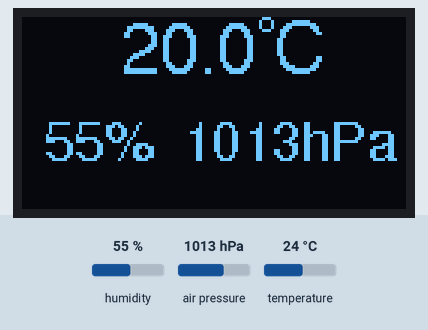
A sketch run on a simulated Arduino Uno, built with avr-gcc and run on an emulated ATmega328P. Shown: 128×64 one-colour display. The test bench sets the inputs (shaded band); at power-on: humidity 55 %, air pressure 1013 hPa, temperature 24 °C. What the sketch prints to the serial monitor is not drawn.

Above: at 2.3 s.
2.4 s: humidity set to 22 %
At 4.1 s:
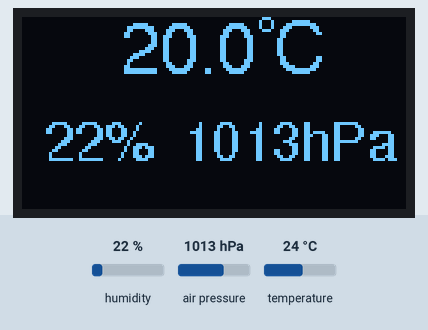
4.7 s: air pressure set to 952 hPa
At 6.5 s:
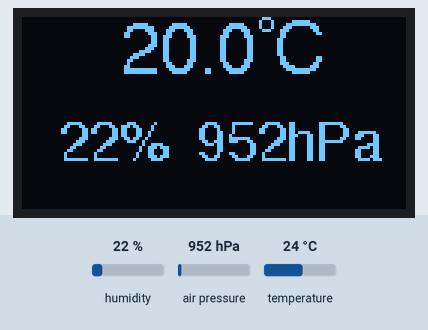
6.8 s: temperature set to 12 °C
At 7.9 s:
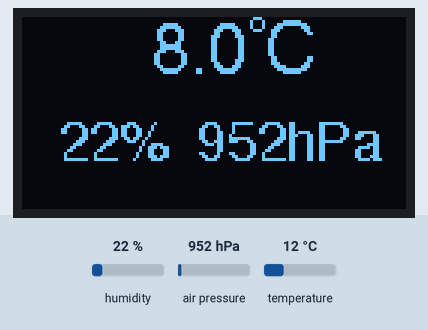
8.9 s: humidity set to 40 %
At 10.4 s:
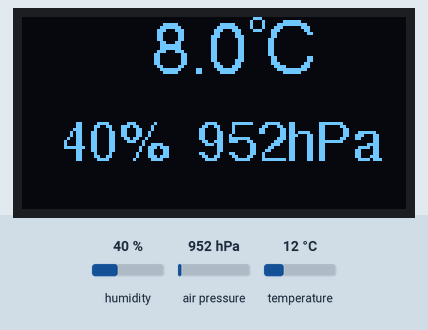
11.0 s: air pressure set to 975 hPa
At 12.8 s:
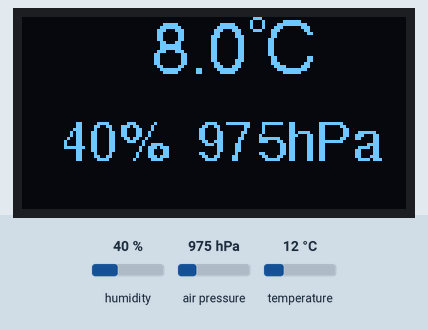
Timing chart, 0 to 14.1 s (numbered marks = the images above; inputs shaded):
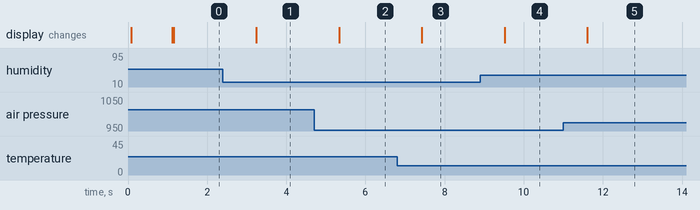

The sketch:

mini_weather_station.ino
```cpp
#include <SPI.h>
#include <Wire.h>
#include <Adafruit_Sensor.h>
#include <Adafruit_BME280.h>
#include <Adafruit_GFX.h>
#include <Adafruit_SH110X.h>
#include <Fonts/FreeSans9pt7b.h>
#include <Fonts/FreeSans12pt7b.h>

#define SEALEVELPRESSURE_HPA (1013.25)

#define displayWidth 128
#define displayHeight 64

Adafruit_SH1106G display = Adafruit_SH1106G(128, 64, &Wire);
Adafruit_BME280 bme; // I2C

unsigned long delayTime;
char temp[5];
char hum[5];
char pressure[4];

void setup() {
  Serial.begin(115200);

  unsigned status;

  status = bme.begin(0x76);
  // You can also pass in a Wire library object like &Wire2
  // status = bme.begin(0x76, &Wire2)
  if (!status) {
    Serial.println("Could not find a valid BME280 sensor, check wiring, address, sensor ID!");
    Serial.print("SensorID was: 0x"); Serial.println(bme.sensorID(), 16);
    Serial.print("        ID of 0xFF probably means a bad address, a BMP 180 or BMP 085\n");
    Serial.print("   ID of 0x56-0x58 represents a BMP 280,\n");
    Serial.print("        ID of 0x60 represents a BME 280.\n");
    Serial.print("        ID of 0x61 represents a BME 680.\n");
    //while (1) delay(10);
  }

  display.begin(0x3C, true); // Address 0x3C default
  display.clearDisplay();
  display.display();
  display.setCursor(0, 10);
  display.setFont(&FreeSans9pt7b);
  //display.setTextSize(1);
  display.setTextColor(SH110X_WHITE);


  display.println("Mini");
  display.println("Weather");
  display.println("Station");
  display.display();

  delay(1000);
  display.clearDisplay();
  display.display();


}

void loop() {
  printValues();
  delay(1000);

}

void printValues() {
  uint16_t x1, y1, x2, y2, cx1, cy1,cRadius;
  int16_t  sx1, sy1, sx2, sy2, scx1, scy1;
  uint16_t w1, h1, w2, h2, cw1, ch1;


  int p = bme.readPressure() / 100.0F;
  float t = bme.readTemperature() - 4;
  dtostrf(t, 5, 1, temp );
  dtostrf(p, 4, 0, pressure);
  dtostrf(bme.readHumidity(), 3, 0, hum);

  String line1 = String(temp) + " C";
  String line2 = String(hum) + "%  " + String(p) + "hPa";
  cRadius = 2;


  display.clearDisplay();

  display.setFont(&FreeSans12pt7b);
  display.getTextBounds(line1, 0, 0, &sx1, &sy1, &w1, &h1);
  display.getTextBounds(String(temp), 0, 0, &scx1, &scy1, &cw1, &ch1);

  x1 = (displayWidth - w1)/2;
  y1 = h1;
  cx1 = x1 + cw1 + cRadius + 2;
  cy1 = cRadius;

  display.setCursor(x1, y1);
  display.print(line1);

  display.drawCircle(cx1,cy1,cRadius, SH110X_WHITE);


  display.setFont(&FreeSans9pt7b);
  display.getTextBounds(line2, 0, 0, &sx2, &sy2, &w2, &h2);
  x2 = (displayWidth - w2)/2;
  y2 = y1 + 16 + h2;
  display.setCursor(x2, y2);
  display.print(line2);

  display.display();

  Serial.println("Line1: " + String(sx1) + ", " + String(sy1) + ", " + String(w1) + ", " + String(h1));
  Serial.println("Circle1: " + String(scx1) + ", " + String(scy1) + ", " + String(cw1) + ", " + String(ch1));
  Serial.println("Line2: " + String(sx2) + ", " + String(sy2) + ", " + String(w2) + ", " + String(h2));


  Serial.print("Temperature = ");
  Serial.print(bme.readTemperature());
  Serial.println(" °C");

  Serial.print("Pressure = ");

  Serial.print(bme.readPressure() / 100.0F);
  Serial.println(" hPa");

  Serial.print("Approx. Altitude = ");
  Serial.print(bme.readAltitude(SEALEVELPRESSURE_HPA));
  Serial.println(" m");

  Serial.print("Humidity = ");
  Serial.print(bme.readHumidity());
  Serial.println(" %");

  Serial.println();
}
```

Measured:
- after the input at 2.4 s, the display: changes after 0.84 s (image 1)
- after the input at 4.7 s, the display: changes after 0.63 s (image 2)
- after the input at 6.8 s, the display: changes after 0.62 s (image 3)
- after the input at 8.9 s, the display: changes after 0.62 s (image 4)
- after the input at 11.0 s, the display: changes after 0.61 s (image 5)
